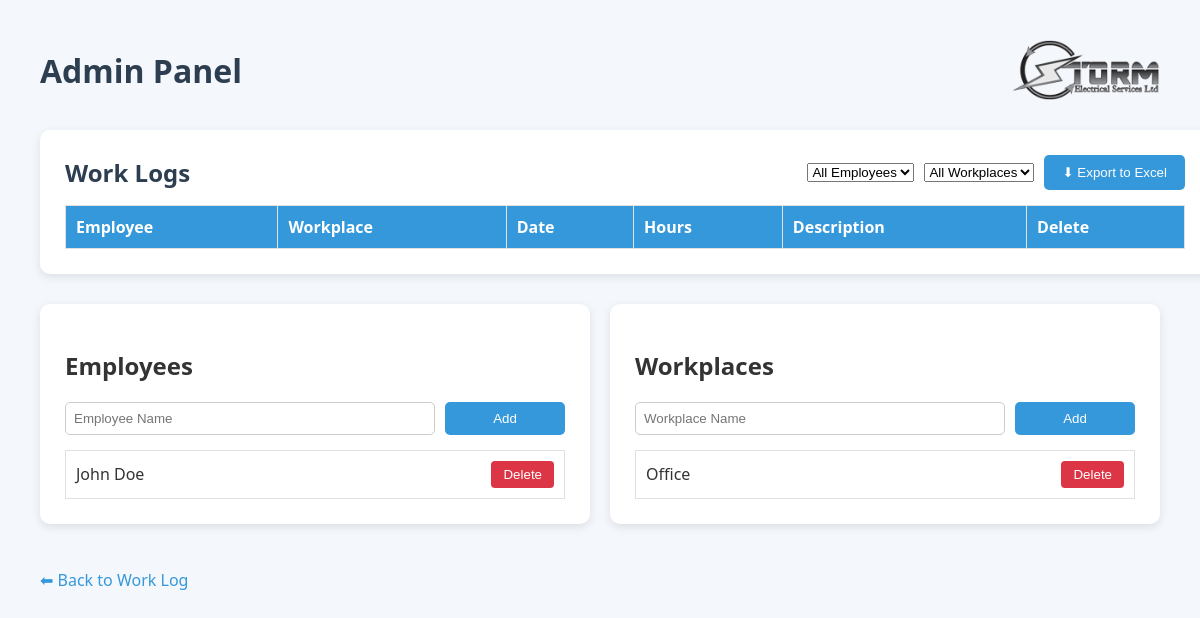
The page /admin on the database as committed earlier.
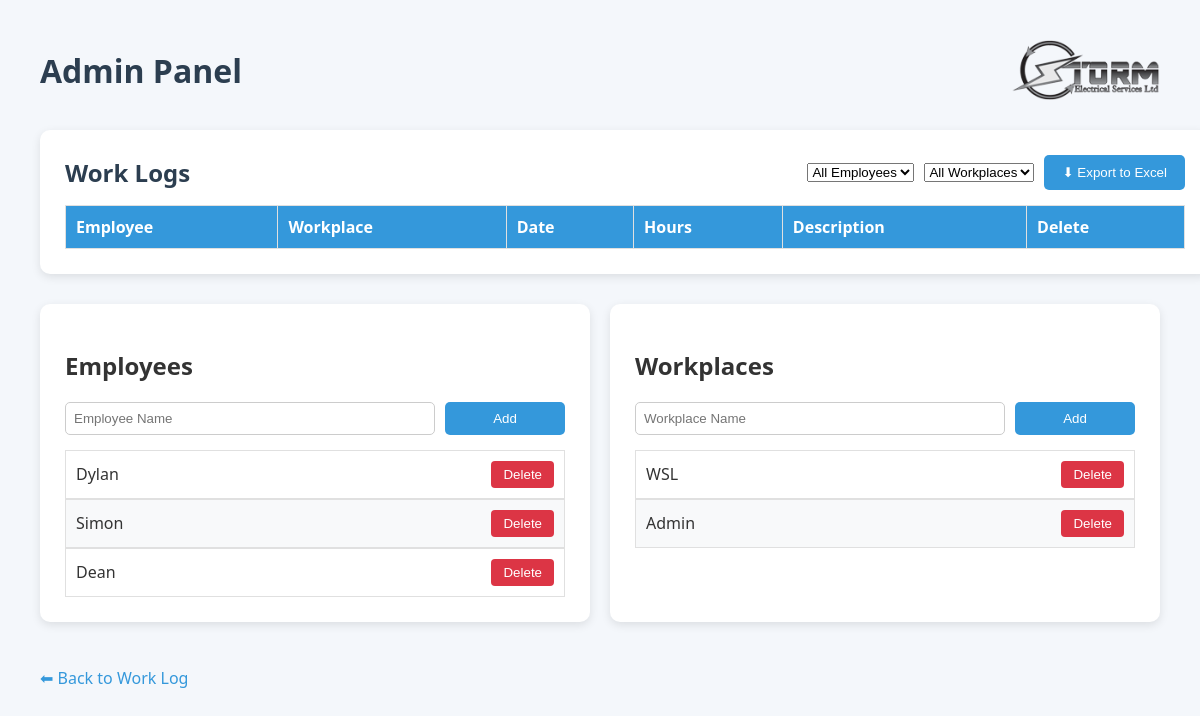
The same page on the database as committed later.
### app.py (models this page shows)
class Employee(db.Model):
    id = db.Column(db.Integer, primary_key=True)
    name = db.Column(db.String(100), unique=True, nullable=False)

class Workplace(db.Model):
    id = db.Column(db.Integer, primary_key=True)
    name = db.Column(db.String(100), unique=True, nullable=False)

### app.py (the view)
@app.route("/admin")
def admin():
    logs = WorkLog.query.all()
    employees = Employee.query.all()
    workplaces = Workplace.query.all()
    return render_template("admin.html", logs=logs, employees=employees, workplaces=workplaces)

### app.py (called while the page is built)
@app.before_request
def initialize_database():
    db.create_all()
    if Employee.query.count() == 0:
        db.session.add(Employee(name="John Doe"))
    if Workplace.query.count() == 0:
        db.session.add(Workplace(name="Office"))
    db.session.commit()

### templates/admin.html (shortened to what this page needs)
<!DOCTYPE html>
<html lang="en">
<head>
</head>
<body>
<header>
    <h1>Admin Panel</h1>
    <img src="{{ url_for('static', filename='storm_logo.png') }}" alt="Storm Electrical Logo">
</header>
<div class="card logs-card">
    <div style="display: flex; justify-content: space-between; align-items: center; margin-bottom: 15px;">
        <h2>Work Logs</h2>
        <div style="display: flex; gap: 10px; align-items: center;">
            <select id="employeeFilter">
                <option value="">All Employees</option>
            </select>
            <select id="workplaceFilter">
                <option value="">All Workplaces</option>
            </select>
            <button class="export-btn" id="exportBtn">⬇ Export to Excel</button>
        </div>
    </div>
    <table id="logsTable">
        <thead>
            <tr>
                <th>Employee</th>
                <th>Workplace</th>
                <th>Date</th>
                <th>Hours</th>
                <th>Description</th>
                <th>Delete</th>
            </tr>
        </thead>
    </table>
</div>
<div class="grid">
    <div class="card">
        <h2>Employees</h2>
        <form method="POST" action="/add_employee">
            <input type="text" name="name" placeholder="Employee Name" required>
            <button type="submit">Add</button>
        </form>
        <table>
            <tbody>
                {% for e in employees %}
                <tr>
                    <td style="display: flex; justify-content: space-between; align-items: center;">
                        {{ e.name }}
                        <form method="POST" action="/delete_employee/{{ e.id }}" style="margin:0;">
                            <button class="delete" type="submit" onclick="return confirm('Are you sure?')">Delete</button>
                        </form>
                    </td>
                </tr>
                {% endfor %}
            </tbody>
        </table>
    </div>
    <div class="card">
        <h2>Workplaces</h2>
        <form method="POST" action="/add_workplace">
            <input type="text" name="name" placeholder="Workplace Name" required>
            <button type="submit">Add</button>
        </form>
        <table>
            <tbody>
                {% for w in workplaces %}
                <tr>
                    <td style="display: flex; justify-content: space-between; align-items: center;">
                        {{ w.name }}
                        <form method="POST" action="/delete_workplace/{{ w.id }}" style="margin:0;">
                            <button class="delete" type="submit" onclick="return confirm('Are you sure?')">Delete</button>
                        </form>
                    </td>
                </tr>
                {% endfor %}
            </tbody>
        </table>
    </div>
</div>
<a href="/">⬅ Back to Work Log</a>
</body>
</html>

### templates/admin.html (style rules this page uses)
body { font-family: 'Segoe UI', Tahoma, Geneva, Verdana, sans-serif; margin: 40px; background-color: #f4f7fb; color: #333; }
header { display: flex; justify-content: space-between; align-items: center; margin-bottom: 30px; }
header h1 { color: #2c3e50; margin: 0; }
header img { height: 60px; }
.card { background: #fff; padding: 25px; margin-bottom: 30px; border-radius: 10px; box-shadow: 0 3px 10px rgba(0,0,0,0.1); width: 100%; }
.grid { display: flex; gap: 20px; flex-wrap: wrap; }
.grid .card { flex: 1 1 300px; }
.logs-card h2 { margin: 0; color: #2c3e50; }
.export-btn { background: #3498db; padding: 10px 18px; border-radius: 5px; color: white; text-decoration: none; cursor: pointer; border: none; transition: 0.3s; }
table { width: 100%; border-collapse: collapse; margin-top: 15px; }
table th, table td { border: 1px solid #e0e0e0; padding: 10px; text-align: left; vertical-align: middle; }
table th { background: #3498db; color: white; }
table tr:nth-child(even) { background: #f8f9fa; }
.card:not(.logs-card) table td { display: flex; justify-content: space-between; align-items: center; gap: 10px; }
.card form { display: flex; gap: 10px; flex-wrap: wrap; margin-bottom: 10px; }
.card form input[name="name"] { flex: 2; min-width: 0; padding: 8px; border-radius: 5px; border: 1px solid #ccc; }
.card form button { flex: 1; max-width: 120px; padding: 8px 16px; border: none; border-radius: 5px; background: #3498db; color: white; cursor: pointer; transition: 0.3s; }
.card form button.delete { background: #dc3545; }
.card button.delete { background: #dc3545; color: white; padding: 6px 12px; border-radius: 4px; border: none; cursor: pointer; }
a { display: inline-block; margin-top: 15px; color: #3498db; text-decoration: none; }

Rows that differ between the two databases and show on the page:
removed Employee: name "John Doe"
removed Workplace: name "Office"
added Employee: name "Dylan"
added Employee: name "Simon"
added Employee: name "Dean"
added Workplace: name "WSL"
added Workplace: name "Admin"
